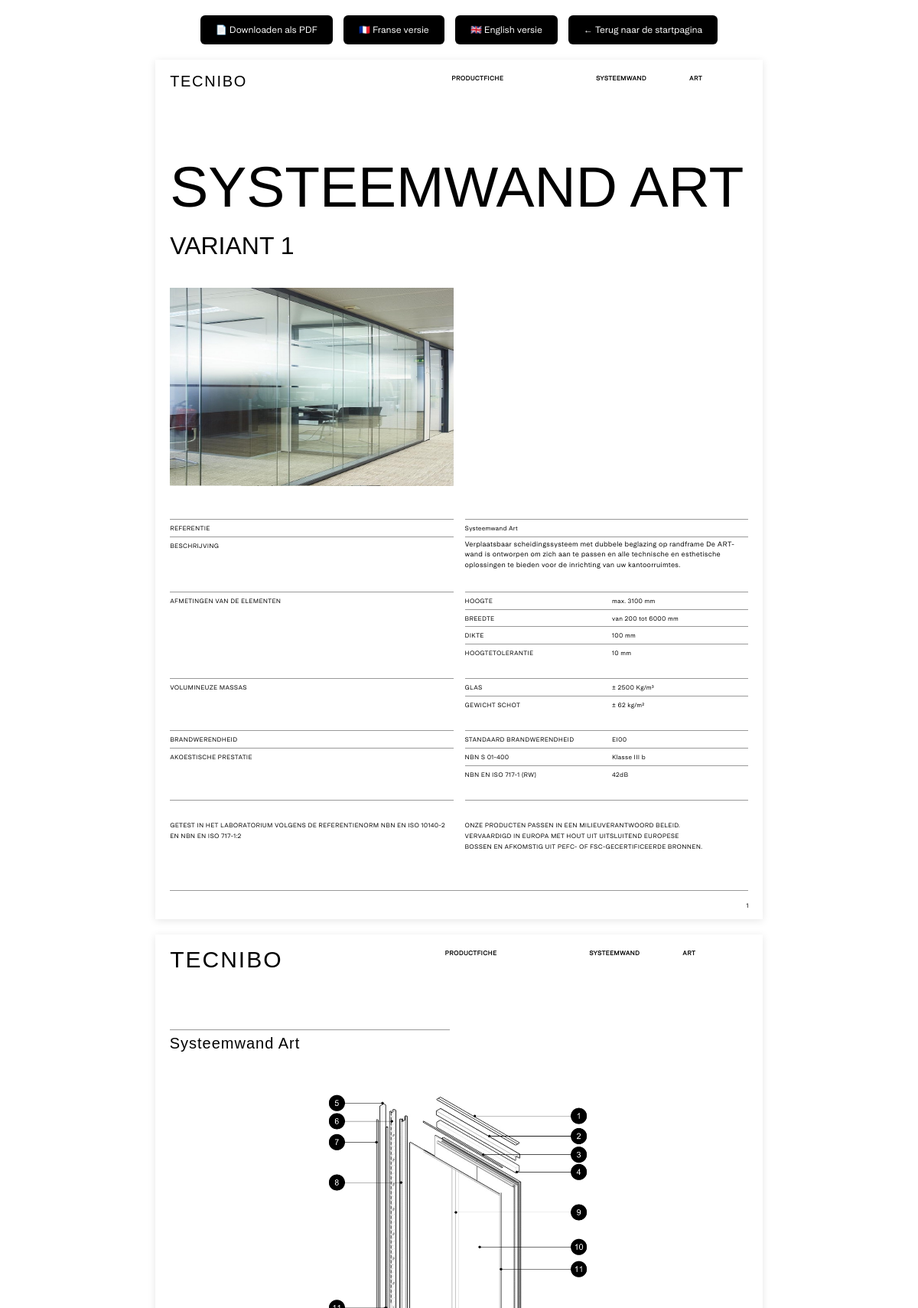
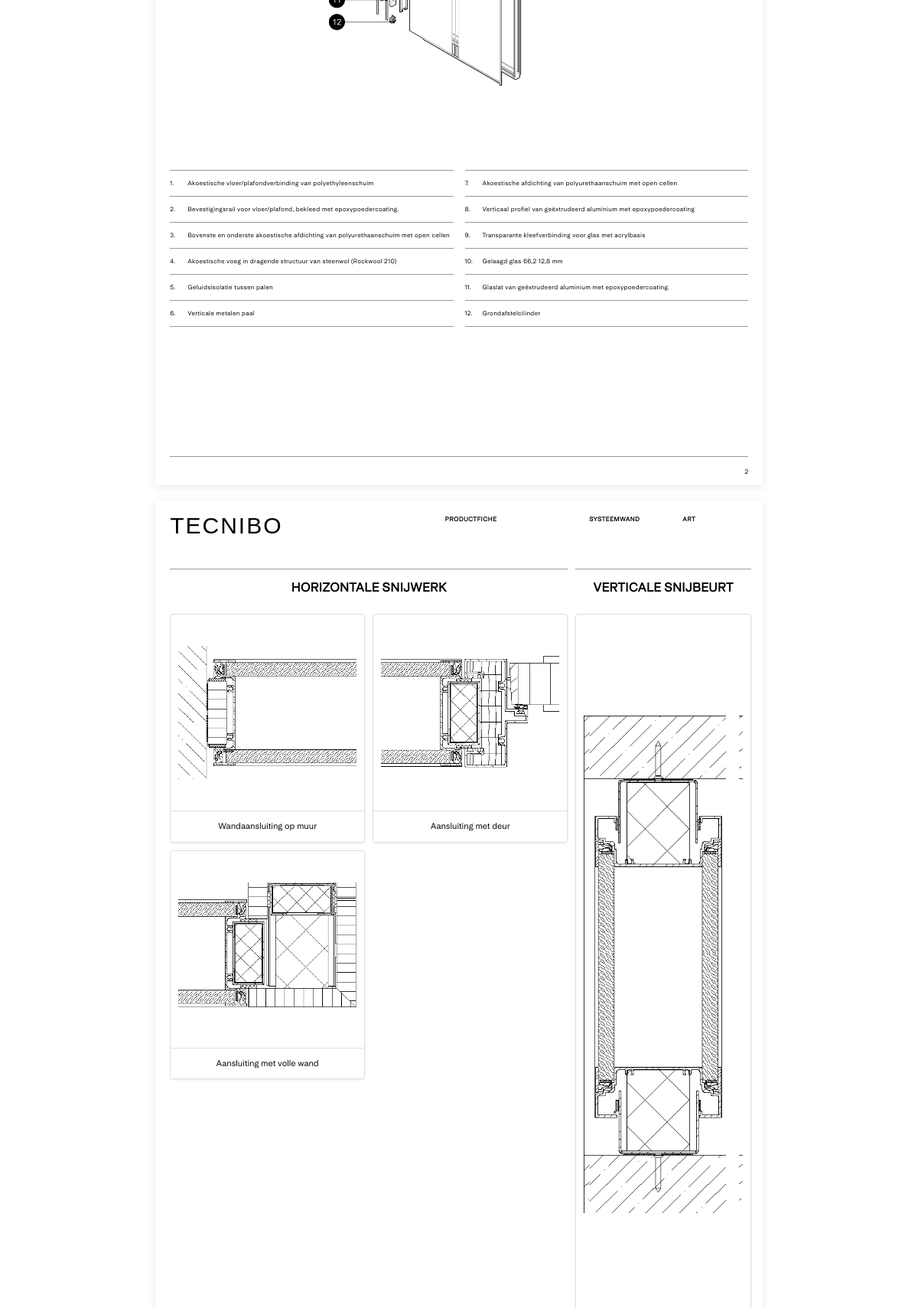
The app's page /tools/fiches/index?cpid=P_ART_VAR1_42dB&lang=nl (upper part) with its own data (2 pictures, top to bottom).
### tables this page shows
CREATE TABLE fiche_technique (
        id INTEGER PRIMARY KEY AUTOINCREMENT,
        cpid TEXT NOT NULL,
        langue TEXT DEFAULT 'fr',
	    type TEXT,
        reference TEXT,
        description TEXT,
        photo_produit TEXT,
        hauteur TEXT,
        largeur TEXT,
        epaisseur TEXT,
	    epaisseur_battent TEXT,
        tolerance_hauteur TEXT,
        verre TEXT,
	    battant TEXT,
	    panneau TEXT,
        poids_porte_cloison  TEXT,
        resistance_feu TEXT,
        nbn_s_01_400 TEXT,
        nbn_en_iso_717_1 TEXT,
        design_et_flexibilite TEXT,
        personnalisation_options TEXT,
        vue_eclatee_image TEXT,
        vue_eclatee_1 TEXT,
        vue_eclatee_2 TEXT,
        vue_eclatee_3 TEXT,
        vue_eclatee_4 TEXT,
        vue_eclatee_5 TEXT,
        vue_eclatee_6 TEXT,
        vue_eclatee_7 TEXT,
        vue_eclatee_8 TEXT,
        vue_eclatee_9 TEXT,
        vue_eclatee_10 TEXT,
        vue_eclatee_11 TEXT,
        vue_eclatee_12 TEXT,
        vue_eclatee_13 TEXT,
        vue_eclatee_14 TEXT,
        vue_eclatee_15 TEXT,
        vue_eclatee_16 TEXT,
        vue_eclatee_17 TEXT,
        vue_eclatee_18 TEXT,
        vue_eclatee_19 TEXT,
        vue_eclatee_20 TEXT,
        vue_eclatee_21 TEXT,
        vue_eclatee_22 TEXT,
        vue_eclatee_count INTEGER DEFAULT 0,
        dessin_technique_1 TEXT,
        dessin_technique_2 TEXT,
        dessin_technique_3 TEXT,
        dessin_technique_4 TEXT,
        dessin_technique_5 TEXT,
        dessin_technique_6 TEXT,
        dessin_technique_nom_1 TEXT,
        dessin_technique_nom_2 TEXT,
        dessin_technique_nom_3 TEXT,
        dessin_technique_nom_4 TEXT,
        dessin_technique_nom_5 TEXT,
        dessin_technique_nom_6 TEXT
    , reference_menu TEXT NOT NULL DEFAULT '', variant TEXT);

### app.py (the view)
@app.route('/index')
@app.route(f"{BASE_PATH}/index")
def index():
    cpid = request.args.get("cpid")
    lang = request.args.get("lang", "fr")
    base = get_base_url()
    fiche = None
    if cpid:
        conn = get_db_connection()
        row = conn.execute(
            "SELECT * FROM fiche_technique WHERE cpid=? AND langue=?",
            (cpid, lang)
        ).fetchone()
        conn.close()
        if row:
            fiche = dict(row)
    if not fiche:
        return "Référence introuvable", 404
    if lang == "en":
        return render_template("indexHaasEN.html", fiche=fiche, lang="en", base=base)
    elif lang == "nl":
        return render_template("indexHaasNL.html", fiche=fiche, lang="nl", base=base)
    else:
        return render_template("indexHaas.html", fiche=fiche, lang="fr", base=base)

### app.py (called while the page is built)
def get_base_url():
    return BASE_PATH if BASE_PATH else ''

def get_db_connection():
    conn = sqlite3.connect(DB_NAME)
    conn.row_factory = sqlite3.Row
    return conn

### templates/indexHaasNL.html (shortened to what this page needs)
<!DOCTYPE html>
<html lang="fr">
<head>
  <link rel="stylesheet" href="{{ url_for('static', filename='stylesHaas.css') }}">
  <link href="https://cdn.jsdelivr.net/npm/bootstrap@5.3.2/dist/css/bootstrap.min.css" rel="stylesheet">
</head>
<body>
<div class="Telecharger">
    <button id="downloadBtn">📄 Downloaden als PDF</button>
    <button onclick="window.location.href='?cpid={{ fiche.cpid }}&lang=fr'">
        🇫🇷 Franse versie
    </button>
    <button type="button" onclick="window.location.href='?cpid={{ fiche.cpid }}&lang=en'">
        🇬🇧 English versie
    </button>
    <button id="retourBtn" onclick="window.location.href='/'">
        ← Terug naar de startpagina
    </button>
</div>
<div class="PageA4">
  <header>
    <div class="d-flex mb-5">
      <div class="logo">TECNIBO</div>
      <div class="d-flex text-muted-header header-right">
        <span class="FICHE" style="margin-right: 121px;">PRODUCTFICHE</span>
        <span class="SECTION" style="margin-right: 56px;">
          {% if fiche.type|lower == 'cloison' %}
            SYSTEEMWAND
          {% elif fiche.type|lower == 'porte' %}
            DEUR
          {% else %}
            {{ fiche.type|upper }}
          {% endif %}
        </span>
        <span class="CPID">{{ fiche.reference_menu|upper }}</span>
      </div>
    </div>
  </header>
  <main>
    <h1 class="title">{{ fiche.reference }}</h1>
    {% if fiche.variant %}
      <h2 class="variant">{{ fiche.variant }}</h2>
    {% endif %}
    <div class="row gx-0">
      <div class="col-6">
        <div class="product-photo">
          {% if fiche.photo_produit %}
          <img src="{{ url_for('static', filename=fiche.photo_produit) }}"
               alt="Vue product photo"
               style="max-width:100%; max-height:100%; object-fit:contain;">
          {% endif %}
        </div>
      </div>
    </div>
    <div class="row table-row gx-0">
      <div class="col-6 text-muted border-half"><span>REFERENTIE</span></div>
      <div class="col-6">
        <div class="d-flex align-items-center text-muted border-half inner-row">
          <span class="left">{{ fiche.reference }}</span>
        </div>
      </div>
    </div>
    <div class="row table-row gx-0">
      <div class="col-6 text-muted border-half"><span>BESCHRIJVING</span></div>
      <div class="col-6 border-half text-desc dashDesc">
      </div>
    </div>
    <br>
    <div class="row table-row gx-0">
      <div class="col-6 text-muted text-muted-dim border-half"><span>AFMETINGEN VAN DE ELEMENTEN</span></div>
      <div class="col-6">
        <div class="d-flex align-items-center text-muted text-muted-dim border-half inner-row">
          <span class="left">HOOGTE</span>
          <span class="right">{{ fiche.hauteur }}</span>
        </div>
        <div class="d-flex align-items-center text-muted text-muted-larg border-half inner-row">
          <span class="left">BREEDTE</span>
          <span class="right">{{ fiche.largeur }}</span>
        </div>
        {% if fiche.type == 'Cloison' %}
        <div class="d-flex align-items-center text-muted border-half inner-row">
          <span class="left">DIKTE</span>
          <span class="right">{{ fiche.epaisseur }}</span>
        </div>
        {% else %}
        <div class="d-flex align-items-center text-muted border-half inner-row">
          <span class="left">DIKTE VAN DE VLEUGEL</span>
          <span class="right">{{ fiche.epaisseur }}</span>
        </div>
        {% endif %}
        <div class="d-flex align-items-center text-muted border-half inner-row">
          <span class="left">HOOGTETOLERANTIE</span>
          <span class="right">{{ fiche.tolerance_hauteur }}</span>
        </div>
      </div>
    </div>
    <div class="padding"></div>
    <div class="row table-row gx-0">
      <div class="col-6 text-muted border-half"><span>VOLUMINEUZE MASSAS</span></div>
      <div class="col-6">
        {% if fiche.type == 'Cloison' %}
          {% if fiche.verre %}
          <div class="d-flex align-items-center text-muted border-half inner-row">
            <span class="left">GLAS</span>
            <span class="right">{{ fiche.verre }}</span>
          </div>
          {% endif %}
          {% if fiche.poids_porte_cloison %}
          <div class="d-flex align-items-center text-muted border-half inner-row">
            <span class="left">GEWICHT SCHOT</span>
            <span class="right">{{ fiche.poids_porte_cloison }}</span>
          </div>
          {% endif %}
        {% endif %}
      </div>
    </div>
    <div class="padding"></div>
    <div class="row table-row gx-0">
      <div class="col-6 text-muted border-half"><span>BRANDWERENDHEID</span></div>
      <div class="col-6">
        <div class="d-flex align-items-center text-muted border-half inner-row">
          <span class="left">STANDAARD BRANDWERENDHEID</span>
          <span class="right">{{ fiche.resistance_feu }}</span>
        </div>
      </div>
    </div>
    <div class="row table-row gx-0">
      <div class="col-6 text-muted border-half"><span>AKOESTISCHE PRESTATIE</span></div>
      <div class="col-6">
        <div class="d-flex align-items-center text-muted border-half inner-row">
          <span class="left">NBN S 01-400</span>
          <span>{{ fiche.nbn_s_01_400 }}</span>
        </div>
        <div class="d-flex align-items-center text-muted border-half inner-row">
          <span class="left">NBN EN ISO 717-1 (RW)</span>
          <span class="right">{{ fiche.nbn_en_iso_717_1 }}</span>
        </div>
      </div>
    </div>
    <div class="padding"></div>
    <div class="row table-row gx-0">
      <div class="col-6 text-muted border-half">
        <div class="padding-test">
          GETEST IN HET LABORATORIUM VOLGENS DE REFERENTIENORM NBN EN ISO 10140-2 <br>EN NBN EN ISO 717-1:2
        </div>
      </div>
      <div class="col-6 border-half text-muted">
        <div class="padding-test">
          ONZE PRODUCTEN PASSEN IN EEN MILIEUVERANTWOORD BELEID.<br>
          VERVAARDIGD IN EUROPA MET HOUT UIT UITSLUITEND EUROPESE <br>
          BOSSEN EN AFKOMSTIG UIT PEFC- OF FSC-GECERTIFICEERDE BRONNEN.
        </div>
      </div>
    </div>
  </main>
  <footer class="footer">
    <div class="footer-content">
      <span class="numberPage">1</span>
    </div>
  </footer>
</div>
<div class="PageA4">
  <header>
    <div class="d-flex mb-5">
      <div class="logo2">TECNIBO</div>
      <div class="d-flex text-muted-header2 header-right2">
        <span class="FICHE" style="margin-right: 121px;">PRODUCTFICHE</span>
        <span class="SECTION" style="margin-right: 56px;">
          {% if fiche.type|lower == 'cloison' %}
            SYSTEEMWAND
          {% elif fiche.type|lower == 'porte' %}
            DEUR
          {% else %}
            {{ fiche.type|upper }}
          {% endif %}
        </span>
        <span class="CPID">{{ fiche.reference_menu|upper }}</span>
      </div>
    </div>
  </header>
  <main>
    <div class="main1">
      <div class="padding-Pa3"></div>
      <div class="row table-row gx-0">
        <div class="col-6 border-half">
          <div class="logTitle">
              {{ fiche.reference }}
          </div>
        </div>
      </div>
      <div id="Image">
        {% if fiche.vue_eclatee_image %}
        <img src="{{ url_for('static', filename=fiche.vue_eclatee_image) }}"
             alt="Vue éclatée produit"
             style="max-width:100%; max-height:100%; object-fit:contain;">
        {% endif %}
      </div>
    </div>
    <div class="main2">
      <div class="row table-row gx-0">
        <div class="col-6">
          {% for i in range(1, (fiche.vue_eclatee_count // 2) + (fiche.vue_eclatee_count % 2) + 1) %}
          <div class="text-muted_main2 border-half">
            <span style="display: inline-block; width: 0px; text-align: right;">{{ i }}.</span>&nbsp;&nbsp;&nbsp;&nbsp;&nbsp;&nbsp;&nbsp;&nbsp;&nbsp;
            {{ fiche['vue_eclatee_' ~ i] if fiche['vue_eclatee_' ~ i] else '' }}
          </div>
          {% endfor %}
          <div class="text-muted_main2 border-half"></div>
        </div>
        <div class="col-6">
          {% for i in range(((fiche.vue_eclatee_count // 2) + (fiche.vue_eclatee_count % 2)) + 1, fiche.vue_eclatee_count + 1) %}
          <div class="text-muted_main2 border-half">
            <span style="display: inline-block; width: 0px; text-align: right;">{{ i }}.</span>&nbsp;&nbsp;&nbsp;&nbsp;&nbsp;&nbsp;&nbsp;&nbsp;&nbsp;
            {{ fiche['vue_eclatee_' ~ i] if fiche['vue_eclatee_' ~ i] else '' }}
          </div>
          {% endfor %}
          <div class="text-muted_main2 border-half"></div>
        </div>
      </div>
    </div>
  </main>
  <footer class="footer">
    <div class="footer-content">
      <span class="numberPage">2</span>
    </div>
  </footer>
</div>
<div class="PageA4">
  <header>
    <div class="d-flex mb-5">
      <div class="logo2">TECNIBO</div>
      <div class="d-flex text-muted-header2 header-right2">
        <span class="FICHE" style="margin-right: 121px;">PRODUCTFICHE</span>
        <span class="SECTION" style="margin-right: 56px;">
          {% if fiche.type|lower == 'cloison' %}
            SYSTEEMWAND
          {% elif fiche.type|lower == 'porte' %}
            DEUR
          {% else %}
            {{ fiche.type|upper }}
          {% endif %}
        </span>
        <span class="CPID">{{ fiche.reference_menu|upper }}</span>
      </div>
    </div>
  </header>
  <main>
    <div class="main4">
      <div class="row table-row gx-0">
        <div class="col-8 border-half">
          <div class="DesFlecHV">HORIZONTALE SNIJWERK</div>
          <div class="row Horizontal1">
            <div class="col-6">
              <div class="w3-container">
                {% if fiche.dessin_technique_1 %}
                <div class="w3-card-4 w3-center">
                  <img src="{{ url_for('static', filename=fiche.dessin_technique_1) }}" alt="">
                  <div class="w3-container w3-center">
                    {% if fiche.dessin_technique_nom_1 %}
                    <p>{{ fiche.dessin_technique_nom_1 }}</p>
                    {% endif %}
                  </div>
                </div>
                {% endif %}
              </div>
            </div>
            <div class="col-6">
              <div class="w3-container">
                {% if fiche.dessin_technique_2 %}
                <div class="w3-card-4 w3-center">
                  <img src="{{ url_for('static', filename=fiche.dessin_technique_2) }}" alt="">
                  <div class="w3-container w3-center">
                   {% if fiche.dessin_technique_nom_2 %}
                    <p>{{ fiche.dessin_technique_nom_2 }}</p>
                    {% endif %}
                  </div>
                </div>
                {% endif %}
              </div>
            </div>
          </div>
          <div class="row Horizontal2">
            <div class="col-6">
              <div class="w3-container">
                {% if fiche.dessin_technique_3 %}
                <div class="w3-card-4 w3-center">
                  <img src="{{ url_for('static', filename=fiche.dessin_technique_3) }}" alt="">
                  <div class="w3-container w3-center">
                    {% if fiche.dessin_technique_nom_3 %}
                    <p>{{ fiche.dessin_technique_nom_3 }}</p>
                    {% endif %}
                  </div>
                </div>
                {% endif %}
              </div>
            </div>
            <div class="col-6">
              <div class="w3-container">
              </div>
            </div>
          </div>
          <div class="row Horizontal3">
            <div class="col-6">
              <div class="w3-container">
              </div>
            </div>
          </div>
        </div>
        <div class="col-4 border-half">
          <div class="DesFlecHV">VERTICALE SNIJBEURT</div>
          {% if fiche.dessin_technique_6 %}
          <div class="vertical">
            <img src="{{ url_for('static', filename=fiche.dessin_technique_6) }}">
          </div>
          {% endif %}
        </div>
      </div>
    </div>
  </main>
</div>
</body>
</html>

### records on screen
fiche_technique: reference_menu "ART", reference "SYSTEEMWAND ART", variant "VARIANT 1", photo_produit (picture), reference "Systeemwand Art", hauteur "max. 3100 mm", largeur "van 200 tot 6000 mm", epaisseur "100 mm", tolerance_hauteur "10 mm", verre "± 2500 Kg/m³", poids_porte_cloison "± 62 kg/m²", resistance_feu "EI00", nbn_s_01_400 "Klasse III b", nbn_en_iso_717_1 "42dB", vue_eclatee_image (picture), vue_eclatee_1 "Akoestische vloer/plafondverbinding van polyethyleenschuim" "Bevestigingsrail voor vloer/plafond, bekleed met epoxypoedercoating." "Bovenste en onderste akoestische afdichting van polyurethaanschuim met open cellen" "Akoestische voeg in dragende structuur van steenwol (Rockwool 210)" "Geluidsisolatie tussen palen" "Verticale metalen paal", vue_eclatee_7 "Akoestische afdichting van polyurethaanschuim met open cellen" "Verticaal profiel van geëxtrudeerd aluminium met epoxypoedercoating" "Transparante kleefverbinding voor glas met acrylbasis" "Gelaagd glas 66,2 12,8 mm" "Glaslat van geëxtrudeerd aluminium met epoxypoedercoating." "Grondafstelcilinder", dessin_technique_1 (picture), dessin_technique_nom_1 "Wandaansluiting op muur", dessin_technique_2 (picture), dessin_technique_nom_2 "Aansluiting met deur", dessin_technique_3 (picture), dessin_technique_nom_3 "Aansluiting met volle wand", dessin_technique_6 (picture)

### other values on screen
{{ i }} "1" "2" "3" "4" "5" "6"
{{ i }} "7" "8" "9" "10" "11" "12"
